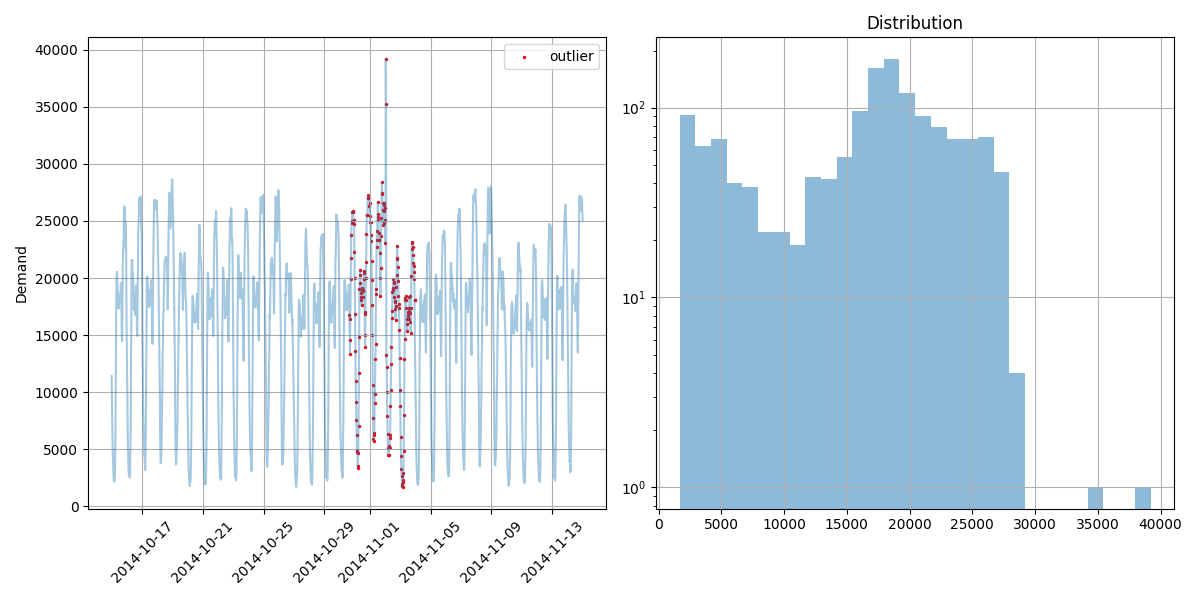
#> input picture notebooks/images/NAB_example_nyc_taxi.png, 1200 x 600 px; its folder holds only this picture in this run
$ python run_qks_v2_pynq.py --bit ../../notebooks/images/NAB_example_nyc_taxi.png --hwh '../../notebooks/images/tf_mid_(1, 0, 0).png' --data ../../notebooks/images --out out
#> lines starting #> are read from the running program, lines starting #| are printed output that depends on the picture
#!/usr/bin/env python3
"""
QKS-v2 PYNQ-Z2 full test script — physically pruned Q/K structured sparsity.
Run on PYNQ-Z2: bash run_pynq.sh run_qks_v2_pynq.py --bit BIT --hwh HWH --data DATA [--limit N]

Data source: IMG_DS JPEG images (3444 total)
Normalization, 8x8 patch transform, Q6.10 quantization done on host.
"""
import os, sys, time, csv, argparse, numpy as np

# ── Fixed-point constants ──────────────────────────────────────────
FP_SCALE = 1 << 10    # Q6.10
FP_I16_MAX = 32767
FP_I16_MIN = -32768

def float_to_q16(x):
    q = np.round(x.astype(np.float64) * FP_SCALE)
    q = np.clip(q, FP_I16_MIN, FP_I16_MAX)
    return q.astype(np.int16)

def q16_to_float(x):
    return x.astype(np.float32) / np.float32(FP_SCALE)

# ── IMG_DS preprocessing ──────────────────────────────────────────
# Must match the HLS input format exactly: [seq_len=16, input_dim=64], Q6.10 int16.
# Images are 32x32 grayscale, partitioned into 8x8 patches = 16 patches, 64 pixels each.
# Normalization: pixel/255.0, then patch extraction row-major.

def preprocess_image(img_path):
    """Read a grayscale 32x32 image, normalize, extract 8x8 patches -> [16, 64] float."""
    from PIL import Image
    img = Image.open(img_path).convert('L')
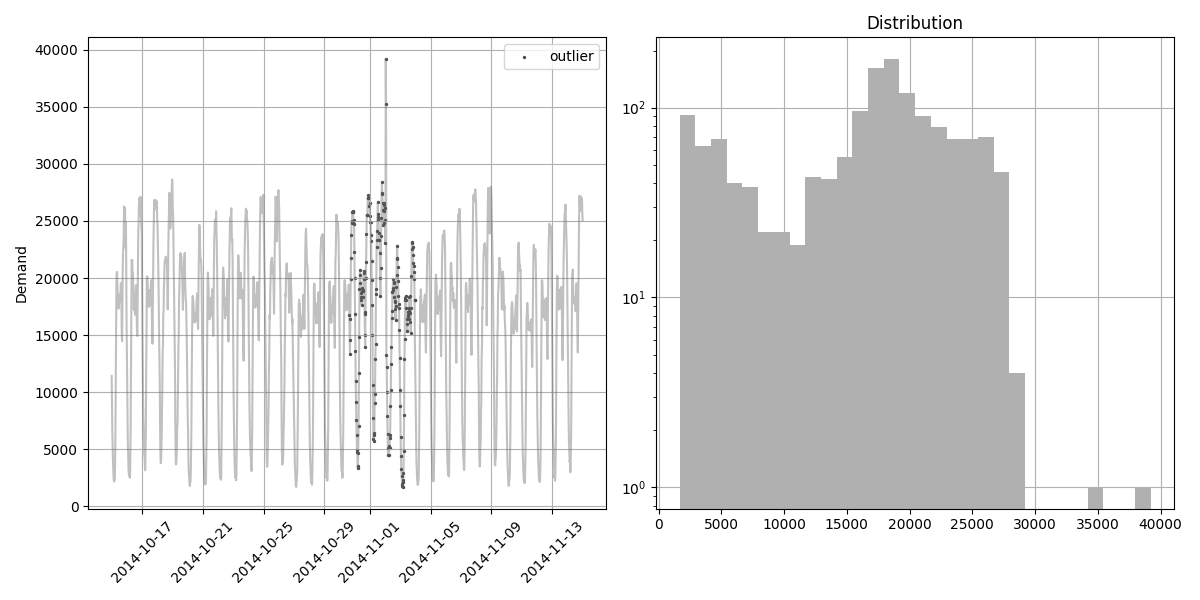
#> img: PIL image 1200x600 L; min 0, max 255, mean 233.2
    img = img.resize((32, 32), Image.BILINEAR)
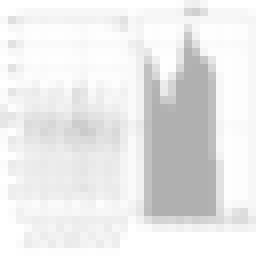
#> img: PIL image 32x32 L (shown 8 times larger); min 176, max 255, mean 233.2
    pixels = np.array(img, dtype=np.float32) / 255.0
    # Extract 8x8 patches: 4 rows × 4 cols = 16 patches, each 8×8=64 pixels
    patches = []
    for pr in range(4):
        for pc in range(4):
            patch = pixels[pr*8:(pr+1)*8, pc*8:(pc+1)*8]
            patches.append(patch.flatten())
#> after the loop, patches = 16 items
    return np.array(patches, dtype=np.float32)  # [16, 64]

# ── PYNQ hardware interface ────────────────────────────────────────
# [46 lines left out: function run_pynq_inference, not called in this run]


def run_pynq_inference_single(ol, input_q16):
    """Run single sample inference."""
    return run_pynq_inference(ol, input_q16[np.newaxis, :, :])


def main():
    parser = argparse.ArgumentParser(description="QKS-v2 PYNQ-Z2 test")
    parser.add_argument("--bit", required=True, help="Path to .bit file")
    parser.add_argument("--hwh", required=True, help="Path to .hwh file")
    parser.add_argument("--data", required=True, help="Path to IMG_DS directory")
    parser.add_argument("--out", required=True, help="Output directory")
    parser.add_argument("--limit", type=int, default=20, help="Number of images (default: 20 for smoke)")
    parser.add_argument("--labels", default=None, help="Path to labels CSV")
    args = parser.parse_args()

    os.makedirs(args.out, exist_ok=True)

    # ── Load labels ────────────────────────────────────────────────
    label_path = args.labels or os.path.join(args.data, "labels.csv")
    labels = {}
    if os.path.exists(label_path):
        with open(label_path) as f:
            for line in f:
                parts = line.strip().split(",")
                if len(parts) >= 2:
                    labels[parts[0]] = int(parts[1])

    # ── Find image files ───────────────────────────────────────────
    img_dir = args.data
    if os.path.isdir(os.path.join(img_dir, "images")):
        img_dir = os.path.join(img_dir, "images")
    elif os.path.isdir(os.path.join(img_dir, "IMG_DS")):
        img_dir = os.path.join(img_dir, "IMG_DS")

    # Try to find images - look for JPEGs recursively
    import glob
    image_files = sorted(glob.glob(os.path.join(img_dir, "**", "*.jpg"), recursive=True))
    if not image_files:
        image_files = sorted(glob.glob(os.path.join(img_dir, "**", "*.jpeg"), recursive=True))
    if not image_files:
        image_files = sorted(glob.glob(os.path.join(img_dir, "**", "*.png"), recursive=True))

    print(f"Found {len(image_files)} images in {img_dir}")
    if args.limit:
        image_files = image_files[:args.limit]
    print(f"Processing {len(image_files)} images")

    # ── Preprocess ─────────────────────────────────────────────────
    print("Preprocessing images...")
    all_inputs = []
    for i, img_path in enumerate(image_files):
        if i % 500 == 0:
            print(f"  Preprocessing {i}/{len(image_files)}...")
        try:
            patches = preprocess_image(img_path)
            patches_q16 = float_to_q16(patches)
            all_inputs.append(patches_q16)
        except Exception as e:
            print(f"  WARNING: Failed to preprocess {img_path}: {e}")
            continue

    if not all_inputs:
        print("ERROR: No images could be preprocessed!")
        sys.exit(1)

    inputs_np = np.array(all_inputs, dtype=np.int16)
    print(f"Preprocessed {len(all_inputs)} images, shape: {inputs_np.shape}")
#| Preprocessed 1 images, shape: (1, 16, 64)

    # ── Load overlay ───────────────────────────────────────────────
    from pynq import Overlay, allocate
    print(f"Loading overlay: {args.bit}")
    ol = Overlay(args.bit)
    print(f"Overlay loaded. IP: {list(ol.ip_dict.keys())}")

    # ── Run inference ──────────────────────────────────────────────
    print("Running PYNQ inference...")
    # Process in batches of 1 (each sample needs its own DMA setup with this IP)
    all_logits = []
    inference_times_us = []

    BATCH = 1
    for i in range(0, len(inputs_np), BATCH):
        if i % 200 == 0:
            print(f"  Inference {i}/{len(inputs_np)}...")
        batch = inputs_np[i:i+BATCH]
        t0 = time.perf_counter()
        logits = run_pynq_inference(ol, batch)
        t1 = time.perf_counter()
        all_logits.append(logits)
        inference_times_us.append((t1 - t0) * 1e6)

    all_logits = np.concatenate(all_logits, axis=0)

    # ── Compute metrics ────────────────────────────────────────────
    predictions = np.argmax(all_logits, axis=1)

    # Get true labels
    true_labels = []
    for img_path in image_files:
        fname = os.path.basename(img_path)
        if fname in labels:
            true_labels.append(labels[fname])
        elif "benign" in img_path.lower():
            true_labels.append(0)
        elif "malware" in img_path.lower() or "malign" in img_path.lower():
            true_labels.append(1)
        else:
            true_labels.append(-1)

    true_labels = np.array(true_labels, dtype=np.int32)
    valid = true_labels >= 0

    if valid.sum() > 0:
        pred_v = predictions[valid]
        true_v = true_labels[valid]
        acc = (pred_v == true_v).mean()

        tp = ((pred_v == 1) & (true_v == 1)).sum()
        fp = ((pred_v == 1) & (true_v == 0)).sum()
        fn = ((pred_v == 0) & (true_v == 1)).sum()
        tn = ((pred_v == 0) & (true_v == 0)).sum()
        precision = tp / (tp + fp) if (tp + fp) > 0 else 0.0
        recall = tp / (tp + fn) if (tp + fn) > 0 else 0.0
        f1 = 2 * precision * recall / (precision + recall) if (precision + recall) > 0 else 0.0
    else:
        acc = precision = recall = f1 = 0.0
        tp = fp = fn = tn = 0

    itimes = np.array(inference_times_us)

    # ── Save metrics ───────────────────────────────────────────────
    metrics_csv = os.path.join(args.out, "metrics.csv")
    with open(metrics_csv, "w", newline="") as f:
        writer = csv.writer(f)
        writer.writerow(["metric", "value"])
        writer.writerow(["config", os.path.basename(args.bit).replace(".bit", "")])
        writer.writerow(["num_samples", len(all_logits)])
        writer.writerow(["num_with_labels", int(valid.sum())])
        writer.writerow(["accuracy", f"{acc:.6f}"])
        writer.writerow(["precision", f"{precision:.6f}"])
        writer.writerow(["recall", f"{recall:.6f}"])
        writer.writerow(["f1", f"{f1:.6f}"])
        writer.writerow(["tp", int(tp)])
        writer.writerow(["tn", int(tn)])
        writer.writerow(["fp", int(fp)])
        writer.writerow(["fn", int(fn)])
        writer.writerow(["inference_mean_us", f"{itimes.mean():.4f}"])
        writer.writerow(["inference_std_us", f"{itimes.std():.4f}"])
        writer.writerow(["inference_p50_us", f"{np.percentile(itimes, 50):.4f}"])
        writer.writerow(["inference_p95_us", f"{np.percentile(itimes, 95):.4f}"])
        writer.writerow(["bit_path", args.bit])
        writer.writerow(["hwh_path", args.hwh])

    print(f"\n{'='*60}")
    print(f"QKS-v2 PYNQ Test Results — {os.path.basename(args.bit).replace('.bit', '')}")
    print(f"{'='*60}")
    print(f"Samples: {len(all_logits)} (with labels: {valid.sum()})")
    print(f"Accuracy:  {acc*100:.4f}%")
    print(f"Precision: {precision:.4f}")
    print(f"Recall:    {recall:.4f}")
    print(f"F1:        {f1:.4f}")
    print(f"TP={tp} TN={tn} FP={fp} FN={fn}")
    print(f"Inf mean: {itimes.mean():.2f} us")
    print(f"Inf P50:  {np.percentile(itimes, 50):.2f} us")
    print(f"Inf P95:  {np.percentile(itimes, 95):.2f} us")
    print(f"\nMetrics saved to: {metrics_csv}")

if __name__ == "__main__":
    main()
#> (the call stopped at in main, `ol = Overlay(args.bit)`: pynq is not available in this run)

$ run again, on notebooks/images/tf_mid_(1, 1, 1).png
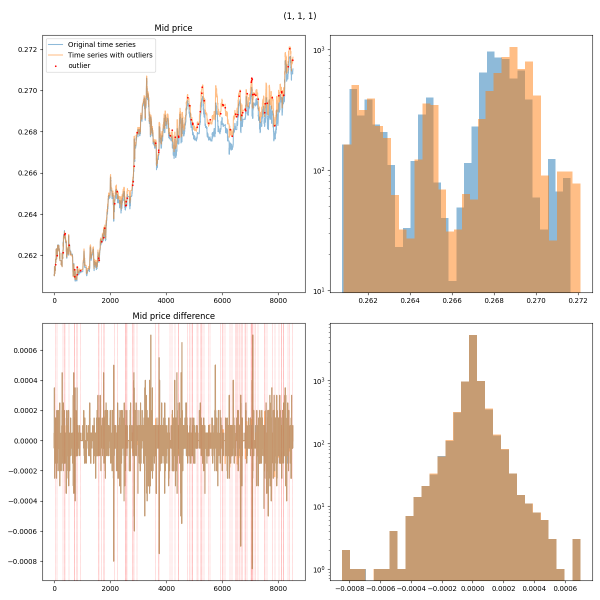
#> input picture notebooks/images/tf_mid_(1, 1, 1).png, 1200 x 1200 px (shown at 1/2 size)
#> in preprocess_image, `img = Image.open(img_path).convert('L')`:
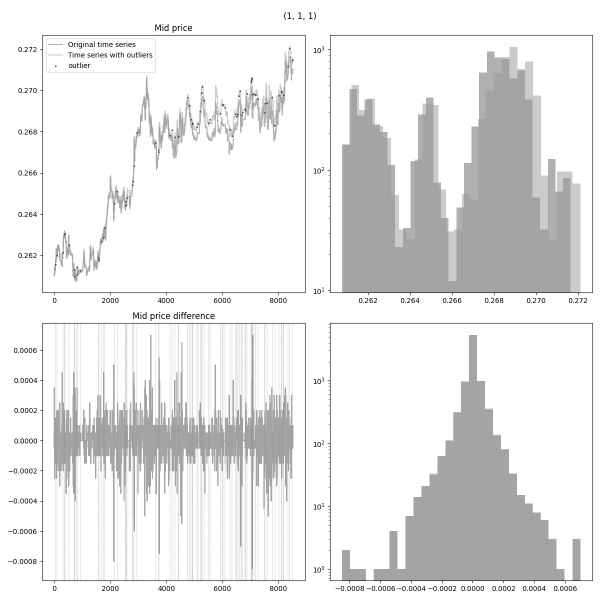
#> img: PIL image 1200x1200 L (shown at 1/2 size); min 0, max 255, mean 232.2
#> in preprocess_image, `img = img.resize((32, 32), Image.BILINEAR)`:
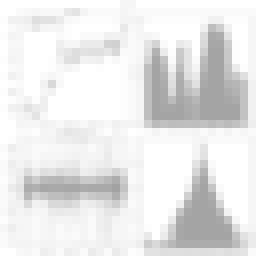
#> img: PIL image 32x32 L (shown 8 times larger); min 163, max 255, mean 232.1
#> after the loop in preprocess_image, `for pr in range(4):`: patches = 16 items
#| Preprocessed 1 images, shape: (1, 16, 64)

$ run again, on notebooks/images/tf_mid_(1, 2, 0).png
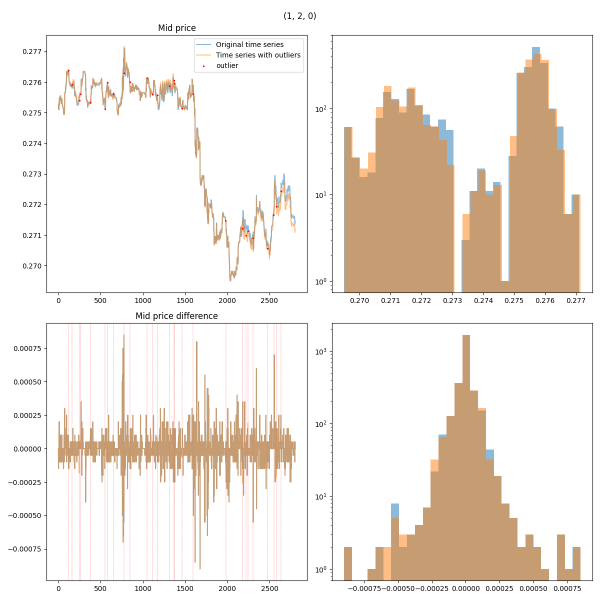
#> input picture notebooks/images/tf_mid_(1, 2, 0).png, 1200 x 1200 px (shown at 1/2 size)
#> in preprocess_image, `img = Image.open(img_path).convert('L')`:
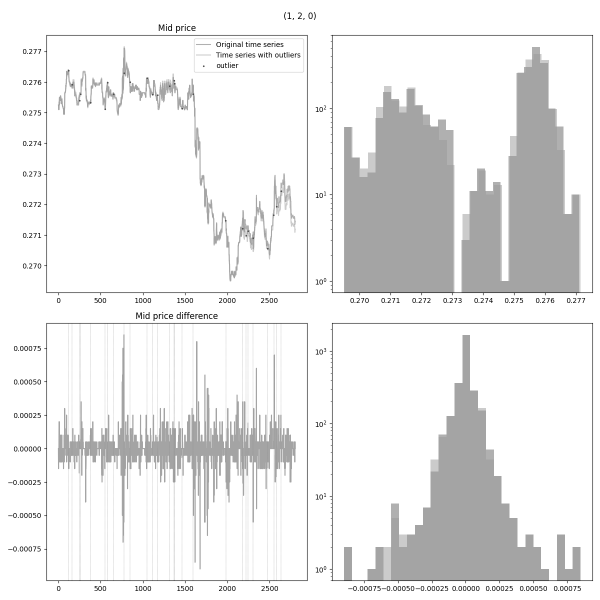
#> img: PIL image 1200x1200 L (shown at 1/2 size); min 0, max 255, mean 235
#> in preprocess_image, `img = img.resize((32, 32), Image.BILINEAR)`:
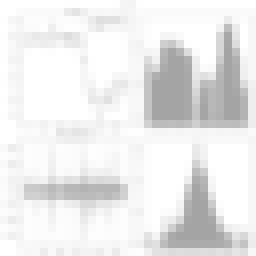
#> img: PIL image 32x32 L (shown 8 times larger); min 164, max 255, mean 234.9
#> after the loop in preprocess_image, `for pr in range(4):`: patches = 16 items
#| Preprocessed 1 images, shape: (1, 16, 64)

$ run again, on notebooks/images/tf_mid_(1, 2, 1).png
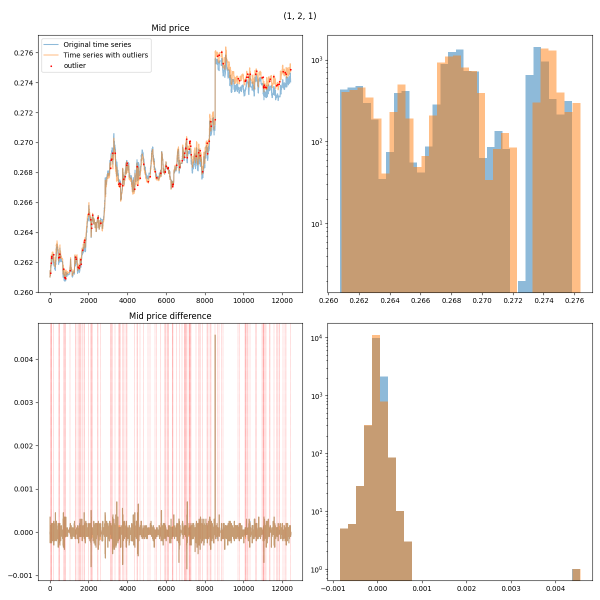
#> input picture notebooks/images/tf_mid_(1, 2, 1).png, 1200 x 1200 px (shown at 1/2 size)
#> in preprocess_image, `img = Image.open(img_path).convert('L')`:
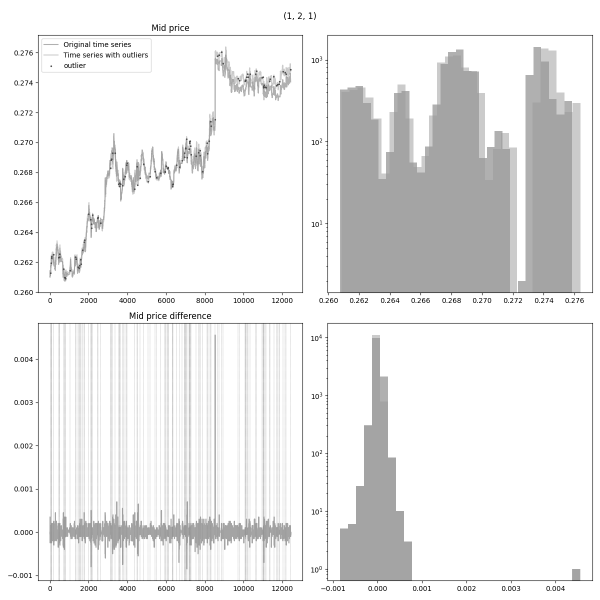
#> img: PIL image 1200x1200 L (shown at 1/2 size); min 0, max 255, mean 235.1
#> in preprocess_image, `img = img.resize((32, 32), Image.BILINEAR)`:
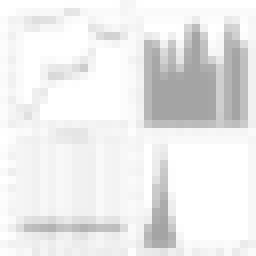
#> img: PIL image 32x32 L (shown 8 times larger); min 164, max 255, mean 235.1
#> after the loop in preprocess_image, `for pr in range(4):`: patches = 16 items
#| Preprocessed 1 images, shape: (1, 16, 64)

$ run again, on notebooks/images/tf_mid_(1, 0, 0).png
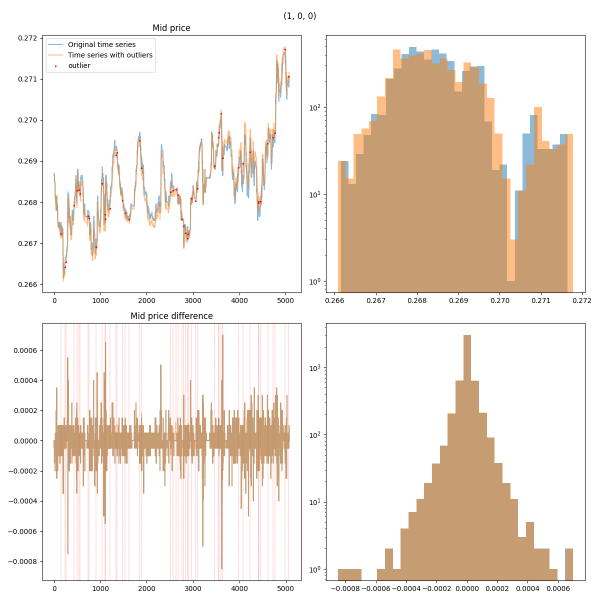
#> input picture notebooks/images/tf_mid_(1, 0, 0).png, 1200 x 1200 px (shown at 1/2 size)
#> in preprocess_image, `img = Image.open(img_path).convert('L')`:
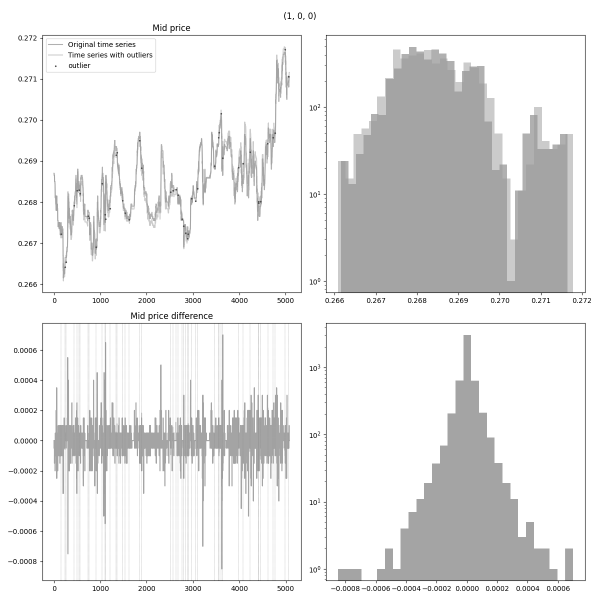
#> img: PIL image 1200x1200 L (shown at 1/2 size); min 0, max 255, mean 232.1
#> in preprocess_image, `img = img.resize((32, 32), Image.BILINEAR)`:
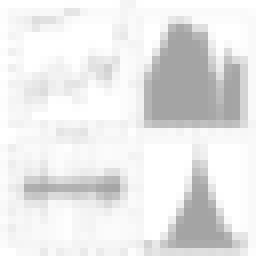
#> img: PIL image 32x32 L (shown 8 times larger); min 164, max 255, mean 232
#> after the loop in preprocess_image, `for pr in range(4):`: patches = 16 items
#| Preprocessed 1 images, shape: (1, 16, 64)
